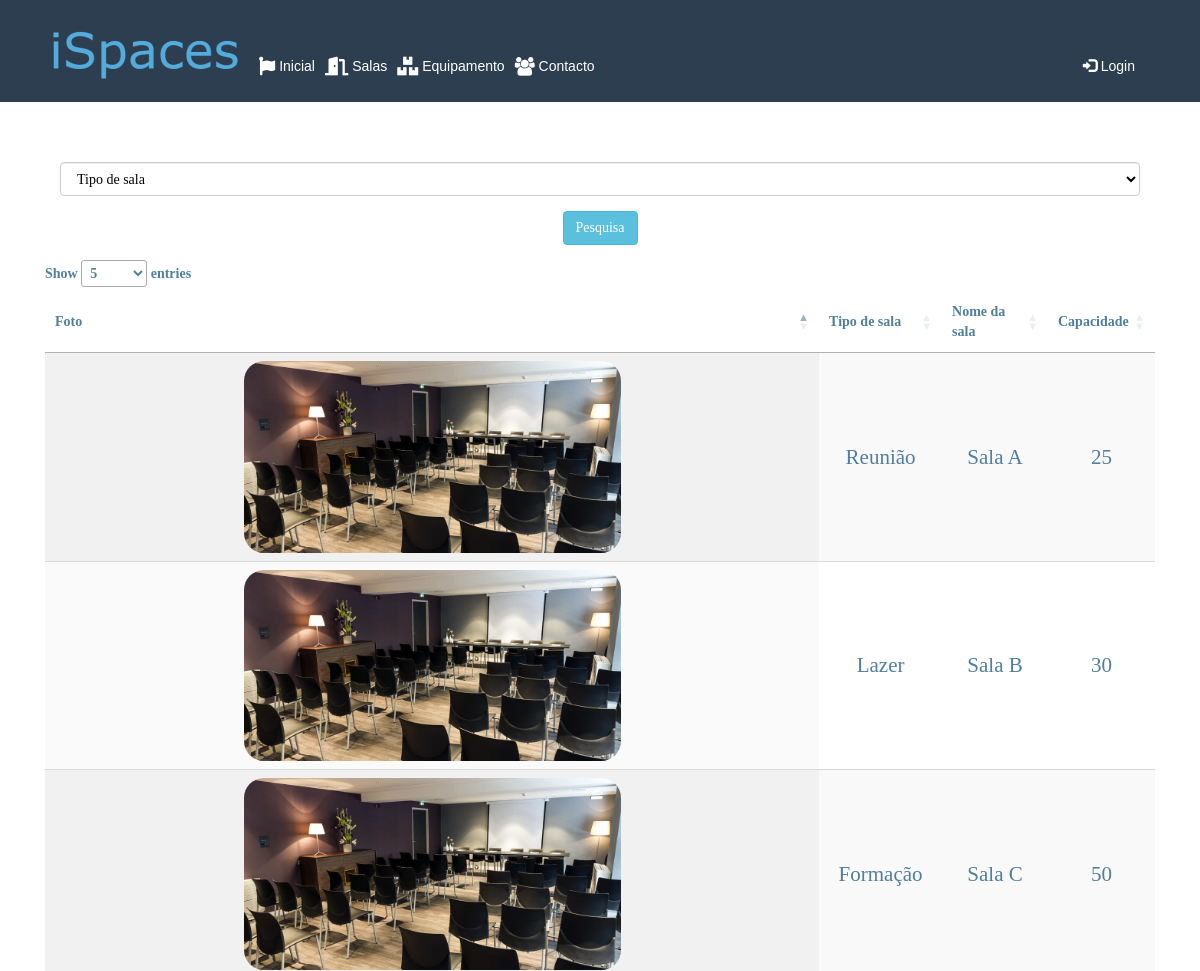
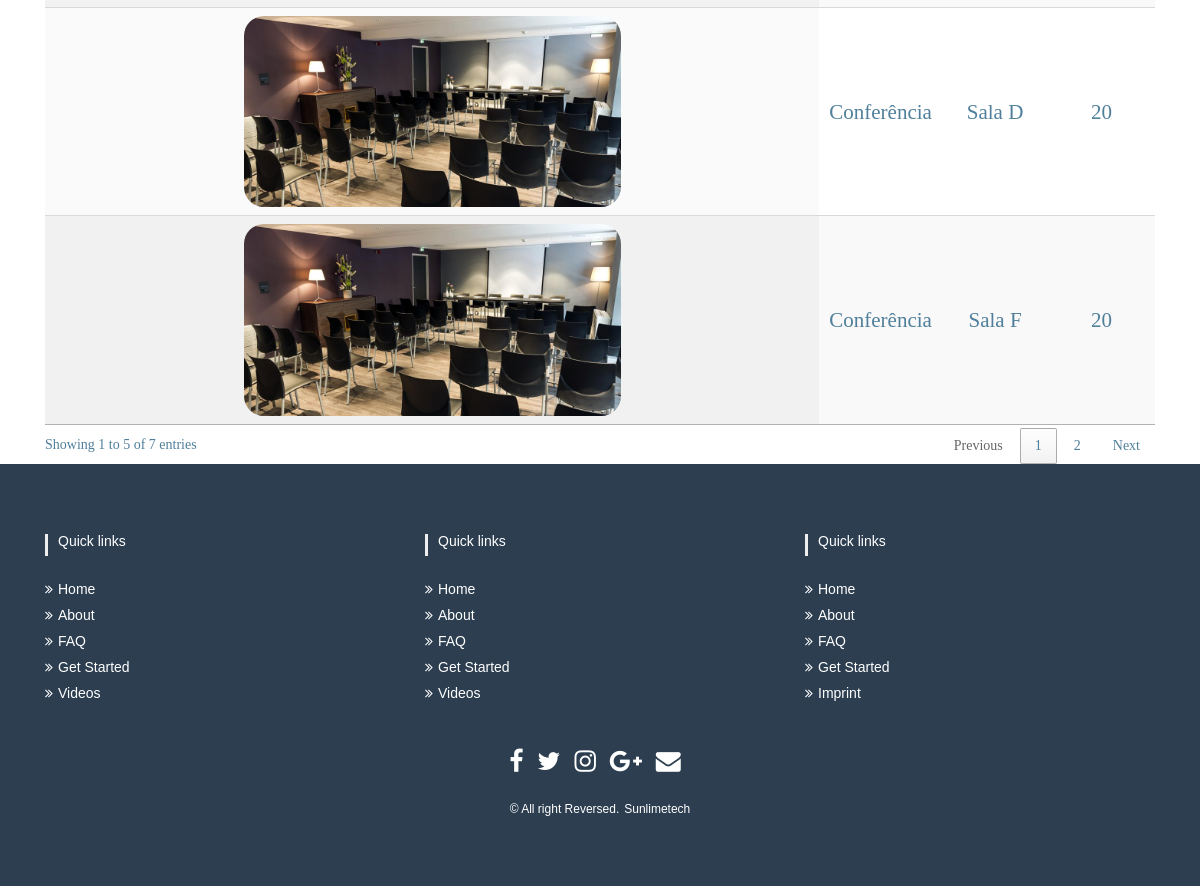
/index.php/publico_c/mostra_salas, run on an earlier commit of the app's database (2 pictures, top to bottom).
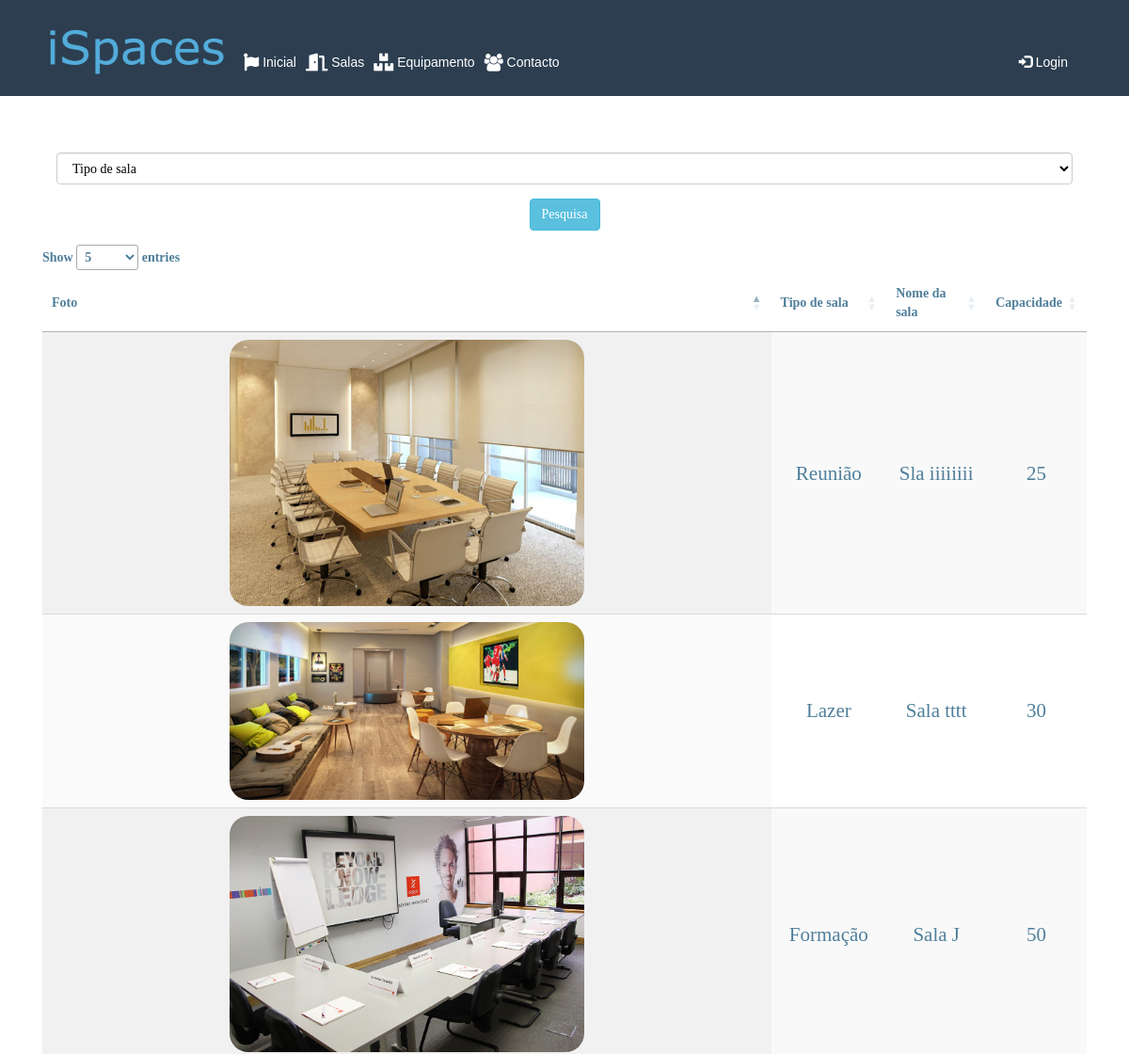
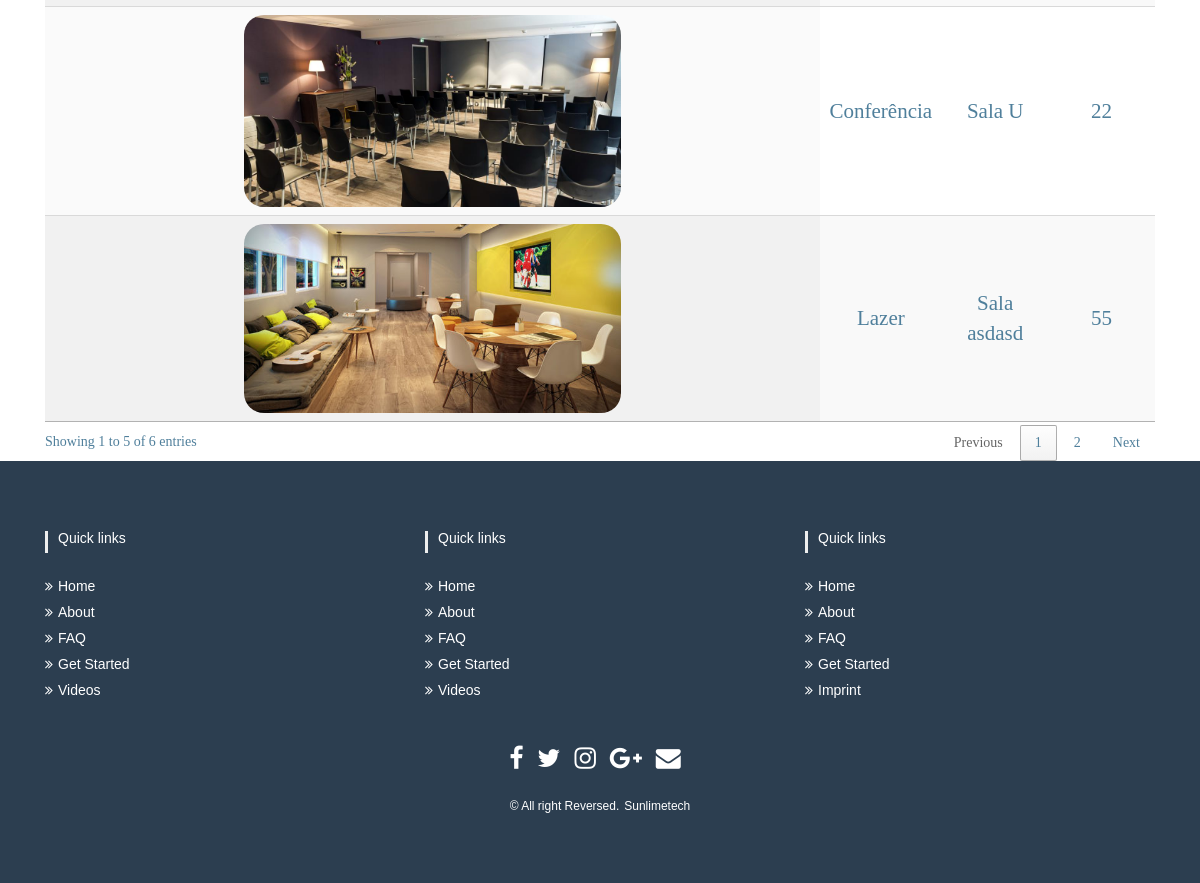
And on a later commit of the database (2 pictures, top to bottom).
### tables this page shows
CREATE TABLE `tipologia` (
  `id` int(11) NOT NULL,
  `capacidade` int(11) NOT NULL,
  `disponibilidade` int(11) NOT NULL,
  `sala_id` int(11) NOT NULL,
  `nome` varchar(45) NOT NULL,
  `imagem` varchar(45) DEFAULT NULL
);

CREATE TABLE `sala` (
  `id` int(11) NOT NULL,
  `tipo_sala` varchar(45) NOT NULL
);

### application/controllers/Publico_c.php (called while the page is built, shortened)
<?php
class Publico_c extends CI_Controller {
	public function __construct()
    {
			$this->load->model('Publico_m');
			$this->load->helper('url_helper');
			$this->load->library("pagination");
	}
	public function mostra_salas()
	{
		$salas=$this->input->post('search_sala');
		$data['salas']=$this->Publico_m->selecionarSala();
		$data['equipamento']=$this->Publico_m->selecionarEquipamento();
		$data["sala"] = $this->Publico_m->busca_salas($salas);
		$this->load->view('templates/header');
		$this->load->view('publico/salas',$data);
		$this->load->view('templates/Footer');
	}
}

### index.php (called while the page is built, shortened)
<?php
require_once BASEPATH.'core/CodeIgniter.php';

### application/models/Publico_m.php (called while the page is built, shortened)
<?php
class Publico_m extends CI_Model
{
    public function busca_salas($salas)
    {
            $this->db->select('sala.id "id",sala.tipo_sala,tipologia.nome "nome_sala",tipologia.id "tipoid",tipologia.capacidade "capacidade",tipologia.disponibilidade "disponibilidade",tipologia.imagem "imagem"');
            $this->db->from('sala');
            $this->db->join('tipologia', 'tipologia.sala_id = sala.id');
            $query = $this->db->get();
            return $query->result_array();
    }
}

### application/views/publico/Salas.php (the view, shortened to what this page needs)
<div class="container mostrasalas">
<br><br><br>
    <div class="form-group col-md-12">
        <?php echo form_open('Publico_c/mostra_salas') ?>
        <select style="color:black" name="search_sala" class="form-control">
            <option value="" selected>Tipo de sala</option>
        </select>
    </div>
    <div class="form-group col-md-12 ">
        <input type="submit" class="btn btn-info" name="submit" value="Pesquisa">
    </div>
<?php
        if(!$this->session->userdata("usuario_logado")) { ?>
    <table id="example" class="display" style="width:100%">
        <thead>
            <tr>
                <th>Foto</th>
                <th>Tipo de sala</th>
                <th>Nome da sala</th>
                <th>Capacidade</th>
            </tr>
        </thead>
        <tbody>
            <?php foreach ($sala as $row){?>
                <tr>
                    <td><img height="50%" width="50%" class="imagem_salas" src="<?php echo base_url($row['imagem'])?>"></td>
                    <td class="texto ">   <?php echo $row['tipo_sala'] ?></td>
                    <td class="texto ">   <?php echo $row['nome_sala'] ?></td>
                    <td class="texto ">    <?php echo $row['capacidade'] ?></td>
                </tr>
            <?php } ?>
        </tbody>
    </table>
    <?php }  ?>
</div>

What changed in the data, as far as the page shows it:
removed tipologia: imagem (picture), sala.tipo_sala "Conferência", nome "Sala F", capacidade "20"
changed tipologia "Reunião": imagem: a different picture; nome "Sala A" → "Sla iiiiiiii"
changed tipologia: imagem: a different picture; nome "Sala B" → "Sala tttt"
changed tipologia "Formação": imagem: a different picture; nome "Sala C" → "Sala J"
changed tipologia "Conferência": nome "Sala D" → "Sala U"; capacidade "20" → "22"
added tipologia: imagem (picture), sala.tipo_sala "Lazer", nome "Sala asdasd", capacidade "55"
Also different on the page:
text written by a page script: "Show entries Showing 1 to 5 of 7 entries Previous 1 2 Next" → "Show entries Showing 1 to 5 of 6 entries Previous 1 2 Next"
